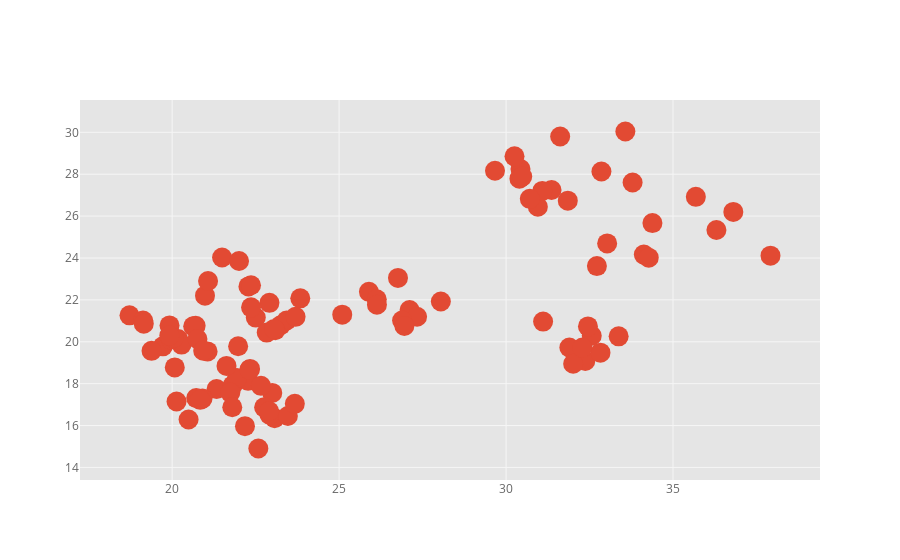

Notebook code for this chart:
### Code cell
df.iplot(x = 'A', y = 'B', mode = 'markers', size = 20)
